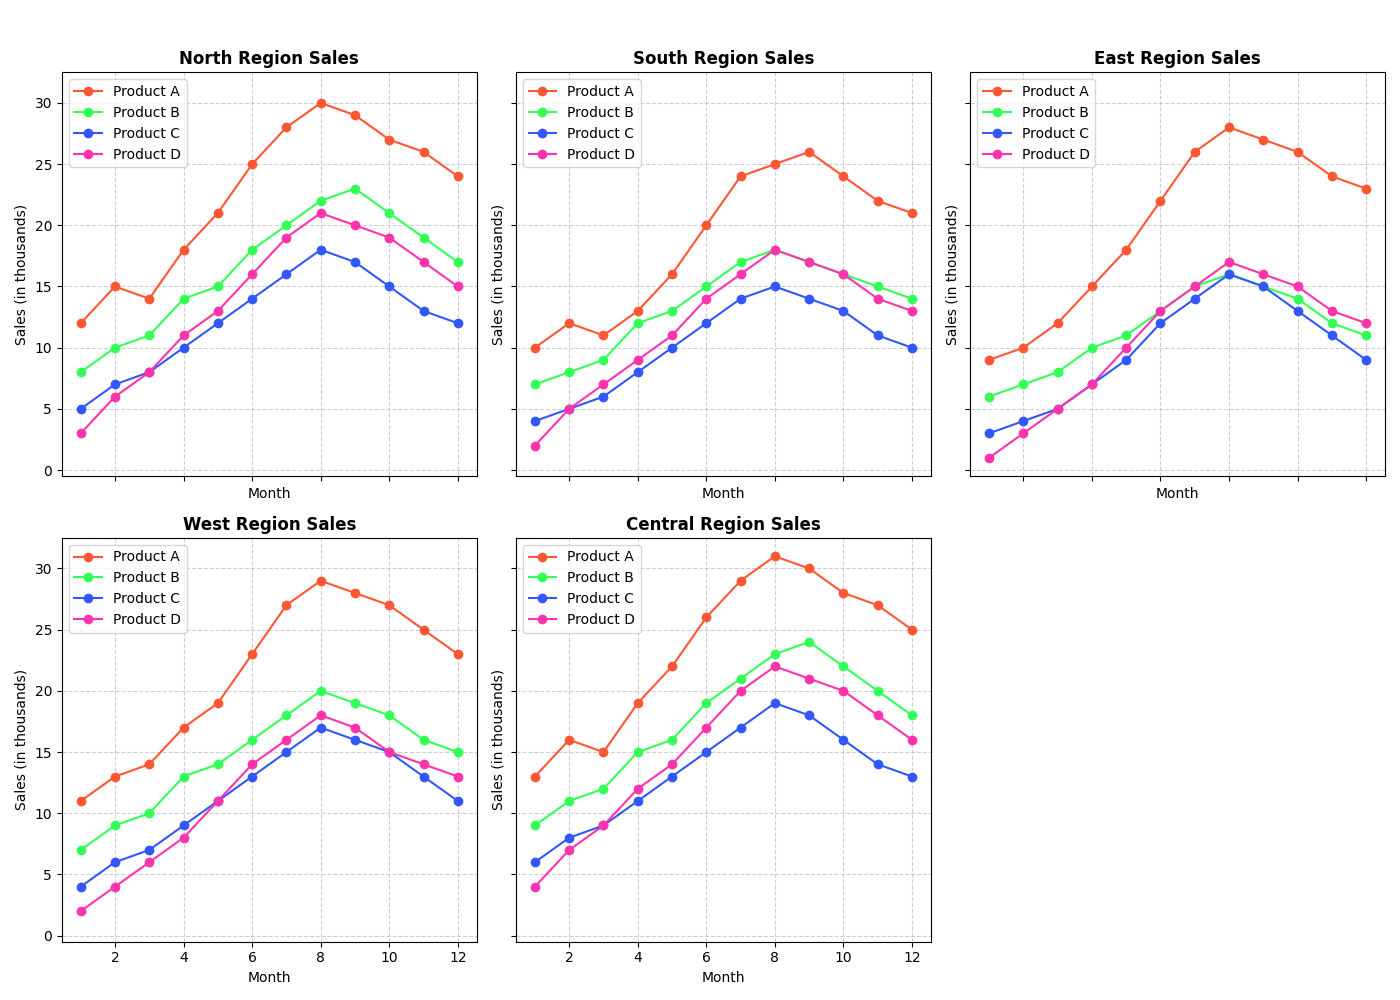

This figure's Python source:
import matplotlib.pyplot as plt

regions = ['North', 'South', 'East', 'West', 'Central']
products = ['Product A', 'Product B', 'Product C', 'Product D']

sales_data = {
    'North': {'Product A': [12, 15, 14, 18, 21, 25, 28, 30, 29, 27, 26, 24],
              'Product B': [8, 10, 11, 14, 15, 18, 20, 22, 23, 21, 19, 17],
              'Product C': [5, 7, 8, 10, 12, 14, 16, 18, 17, 15, 13, 12],
              'Product D': [3, 6, 8, 11, 13, 16, 19, 21, 20, 19, 17, 15]},
    'South': {'Product A': [10, 12, 11, 13, 16, 20, 24, 25, 26, 24, 22, 21],
              'Product B': [7, 8, 9, 12, 13, 15, 17, 18, 17, 16, 15, 14],
              'Product C': [4, 5, 6, 8, 10, 12, 14, 15, 14, 13, 11, 10],
              'Product D': [2, 5, 7, 9, 11, 14, 16, 18, 17, 16, 14, 13]},
    'East': {'Product A': [9, 10, 12, 15, 18, 22, 26, 28, 27, 26, 24, 23],
             'Product B': [6, 7, 8, 10, 11, 13, 15, 16, 15, 14, 12, 11],
             'Product C': [3, 4, 5, 7, 9, 12, 14, 16, 15, 13, 11, 9],
             'Product D': [1, 3, 5, 7, 10, 13, 15, 17, 16, 15, 13, 12]},
    'West': {'Product A': [11, 13, 14, 17, 19, 23, 27, 29, 28, 27, 25, 23],
             'Product B': [7, 9, 10, 13, 14, 16, 18, 20, 19, 18, 16, 15],
             'Product C': [4, 6, 7, 9, 11, 13, 15, 17, 16, 15, 13, 11],
             'Product D': [2, 4, 6, 8, 11, 14, 16, 18, 17, 15, 14, 13]},
    'Central': {'Product A': [13, 16, 15, 19, 22, 26, 29, 31, 30, 28, 27, 25],
                'Product B': [9, 11, 12, 15, 16, 19, 21, 23, 24, 22, 20, 18],
                'Product C': [6, 8, 9, 11, 13, 15, 17, 19, 18, 16, 14, 13],
                'Product D': [4, 7, 9, 12, 14, 17, 20, 22, 21, 20, 18, 16]}
}

# Changed the subplots grid to 2x3
fig, axs = plt.subplots(2, 3, figsize=(14, 10), sharex=True, sharey=True)

colors = ['#FF5733', '#33FF57', '#3357FF', '#FF33AB']

for idx, region in enumerate(regions):
    ax = axs[idx // 3][idx % 3]
    months = list(range(1, 13))
    for p_idx, product in enumerate(products):
        ax.plot(months, sales_data[region][product], label=product, marker='o', color=colors[p_idx])

    ax.set_title(f'{region} Region Sales', fontsize=12, fontweight='bold')
    ax.set_xlabel('Month', fontsize=10)
    ax.set_ylabel('Sales (in thousands)', fontsize=10)
    ax.grid(True, linestyle='--', alpha=0.6)
    ax.legend()

# Hide the unused subplot
axs[1][2].axis('off')

fig.suptitle('Monthly Sales Performance of Products in Different Regions', fontsize=16, fontweight='bold', y=1.03)
plt.tight_layout()
plt.show()
